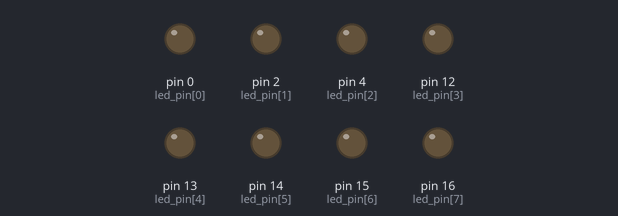
The sketch below on a simulated Arduino Uno, built with avr-gcc and run on an emulated ATmega328P. Parts: output pins drawn as LEDs (lit = HIGH).

Above: at 0.02 s.
At 0.37 s:
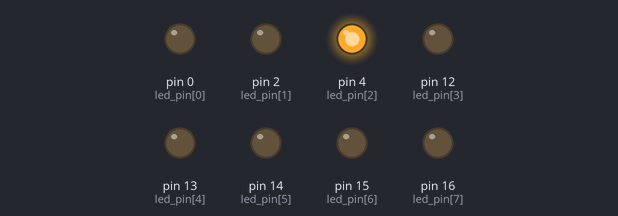
At 0.67 s:
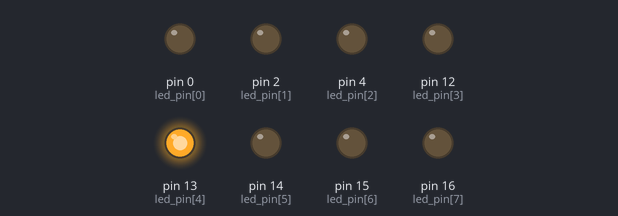
At 1.42 s:
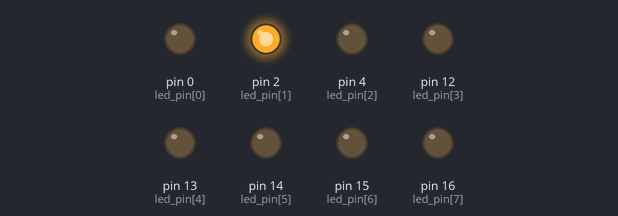
At 2.17 s:
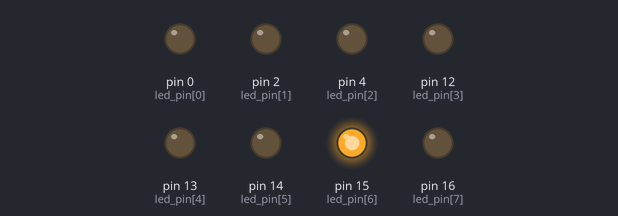
At 2.92 s:
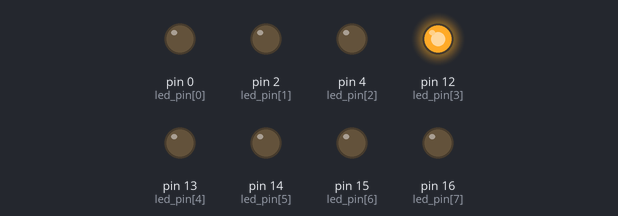
Timing chart, 0 to 3.2 s (numbered marks = the images above):
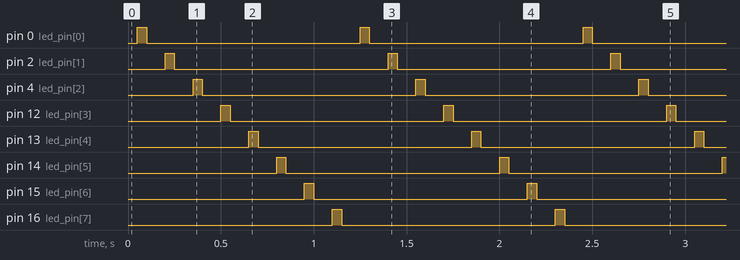

Measured:
- by itself, pin 0 (led_pin[0]), pin 2 (led_pin[1]), pin 4 (led_pin[2]), pin 12 (led_pin[3]), pin 13 (led_pin[4]), pin 14 (led_pin[5]), pin 15 (led_pin[6]), pin 16 (led_pin[7]): alternates HIGH for 0.05 s and LOW for 1.2 s
- by itself, everything shown: repeats every 1.2 s, in 16 steps

The sketch:

esp8266-12_blink.ino
```cpp
int gpioCount=8;
int led_pin[8]={0,2,4,12,13,14,15,16};

void setup() {
  for (byte i=0; i<gpioCount; i++) {
     pinMode(led_pin[i], OUTPUT);
  }
}

void loop() {
  for (byte i=0; i<gpioCount; i++) {
     digitalWrite(led_pin[i], LOW); //turn LED on, it is acive low on the ESP-07
     delay(50);
     digitalWrite(led_pin[i], HIGH);
     delay(50);
     digitalWrite(led_pin[i], LOW); //turn LED on, it is acive low on the ESP-07
     delay(50);
  }
}
```
